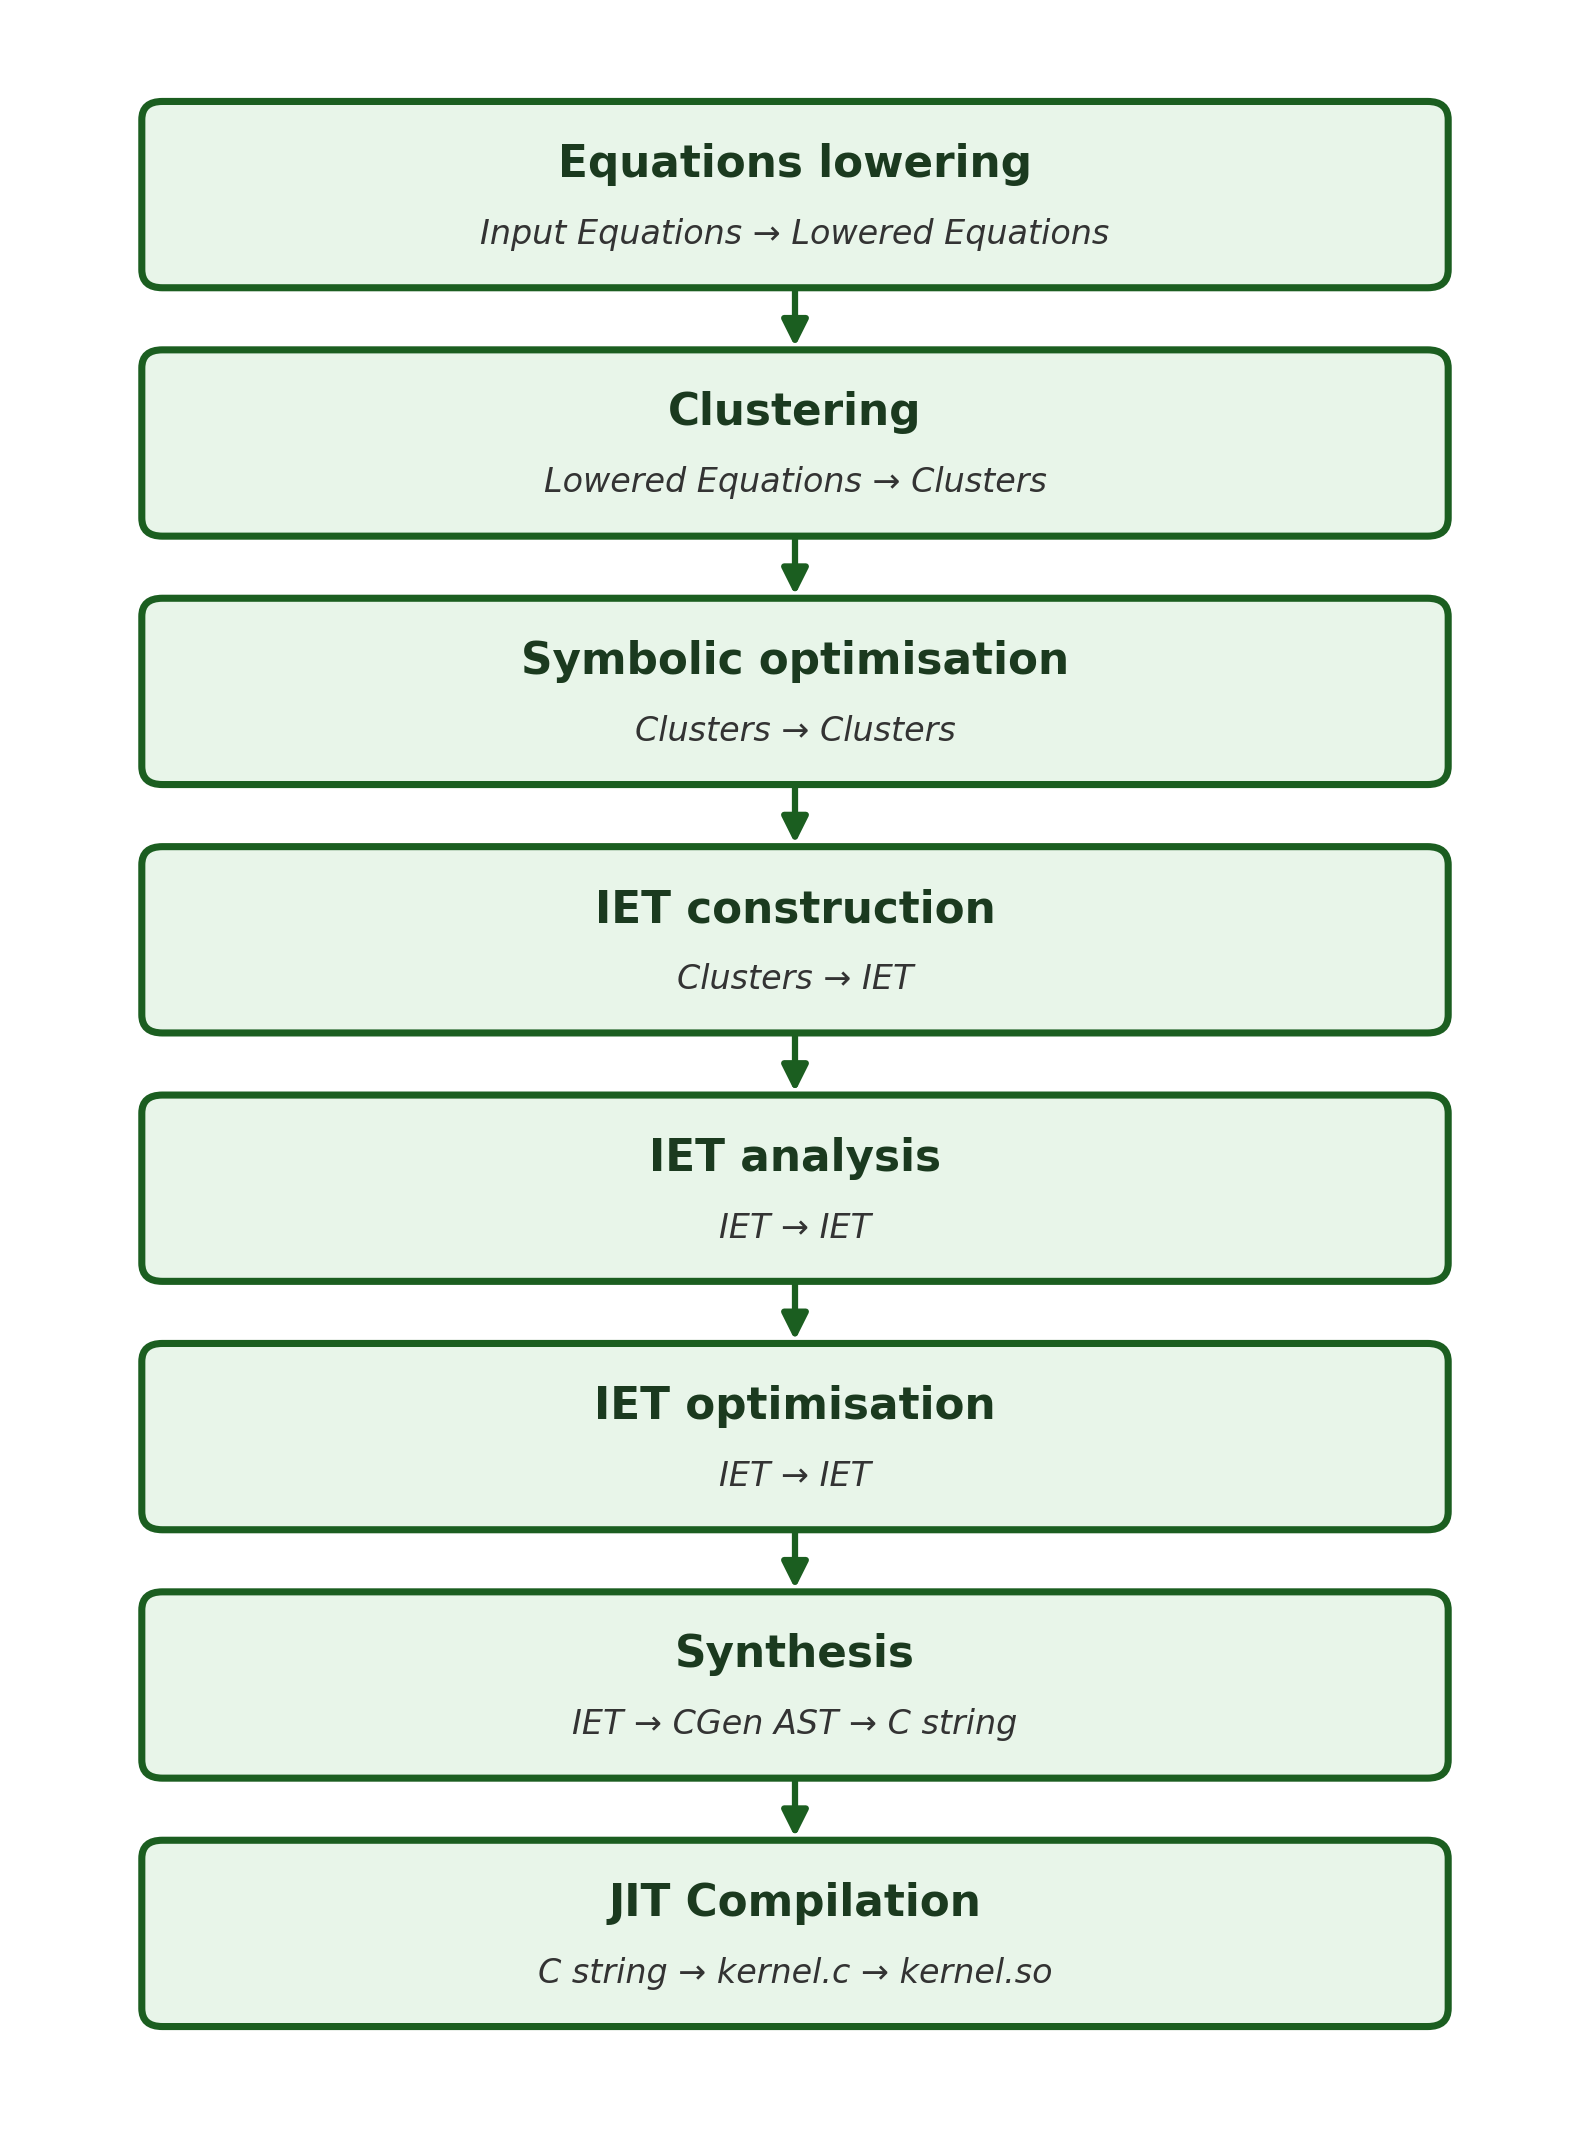

This chart was generated by the following Python code:
from pathlib import Path

import matplotlib.pyplot as plt
from matplotlib.patches import FancyBboxPatch

DARK_GREEN = "#1B5E20"
MID_GREEN = "#2E7D32"
FILL_GREEN = "#E8F5E9"
HEADER_GREEN = "#A5D6A7"
TEXT_DARK = "#1B3A1F"

STAGES = [
    ("Equations lowering", "Input Equations → Lowered Equations", False),
    ("Clustering", "Lowered Equations → Clusters", True),
    ("Symbolic optimisation", "Clusters → Clusters", True),
    ("IET construction", "Clusters → IET", False),
    ("IET analysis", "IET → IET", False),
    ("IET optimisation", "IET → IET", True),
    ("Synthesis", "IET → CGen AST → C string", True),
    ("JIT Compilation", "C string → kernel.c → kernel.so", False),
]
fig, ax = plt.subplots(figsize=(5.4, 7.2))
ax.axis("off")

card_w = 4.4
card_x = 0.4
card_cx = card_x + card_w / 2
h_card = 0.68
gap = 0.28

n = len(STAGES)
y_positions = []
y = (n - 1) * (h_card + gap)
for _ in STAGES:
    y_positions.append(y)
    y -= (h_card + gap)

ax.set_xlim(0, card_x * 2 + card_w)


def draw_card(y_bottom, title, subtitle, highlighted):
    facecolor = FILL_GREEN
    edgecolor = DARK_GREEN
    linewidth = 1.7

    body = FancyBboxPatch(
        (card_x, y_bottom), card_w, h_card,
        boxstyle="round,pad=0.02,rounding_size=0.07",
        linewidth=linewidth, edgecolor=edgecolor, facecolor=facecolor, zorder=3,
    )
    ax.add_patch(body)

    cy = y_bottom + h_card / 2
    if subtitle:
        ax.text(
            card_cx, cy + 0.12, title, ha="center", va="center",
            fontsize=10.5, fontweight="bold", color=TEXT_DARK, zorder=4,
        )
        ax.text(
            card_cx, cy - 0.15, subtitle, ha="center", va="center",
            fontsize=8, style="italic", color="#333333", zorder=4,
        )
    else:
        ax.text(
            card_cx, cy, title, ha="center", va="center",
            fontsize=10.5, fontweight="bold", color=TEXT_DARK, zorder=4,
        )


def draw_arrow(y_top, y_bottom):
    ax.annotate(
        "", xy=(card_cx, y_bottom), xytext=(card_cx, y_top),
        arrowprops=dict(arrowstyle="-|>", color=DARK_GREEN, lw=1.5, mutation_scale=13),
        zorder=2,
    )


for i, ((title, subtitle, highlighted), y_bottom) in enumerate(zip(STAGES, y_positions)):
    draw_card(y_bottom, title, subtitle, highlighted)
    if i > 0:
        prev_y_bottom = y_positions[i - 1]
        draw_arrow(prev_y_bottom, y_bottom + h_card)

ax.set_ylim(y_positions[-1] - 0.3, y_positions[0] + h_card + 0.3)

plt.tight_layout()
out_path = Path(__file__).with_suffix(".png")
plt.savefig(out_path, dpi=300, bbox_inches="tight", facecolor="white")
print(f"Saved {out_path}")
